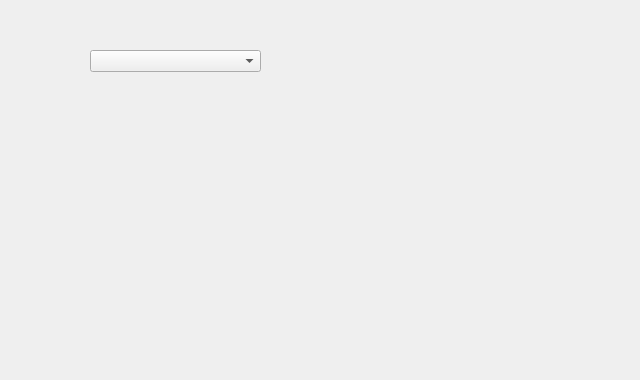
<?xml version="1.0" encoding="UTF-8"?>
<ui version="4.0">
 <class>Calibration</class>
 <widget class="QDialog" name="Calibration">
  <property name="geometry">
   <rect>
    <x>0</x>
    <y>0</y>
    <width>640</width>
    <height>380</height>
   </rect>
  </property>
  <property name="windowTitle">
   <string>Analyte Calibration</string>
  </property>
  <widget class="QComboBox" name="calibrateGraphNames">
   <property name="geometry">
    <rect>
     <x>90</x>
     <y>50</y>
     <width>171</width>
     <height>22</height>
    </rect>
   </property>
  </widget>
 </widget>
 <resources/>
 <connections/>
</ui>
